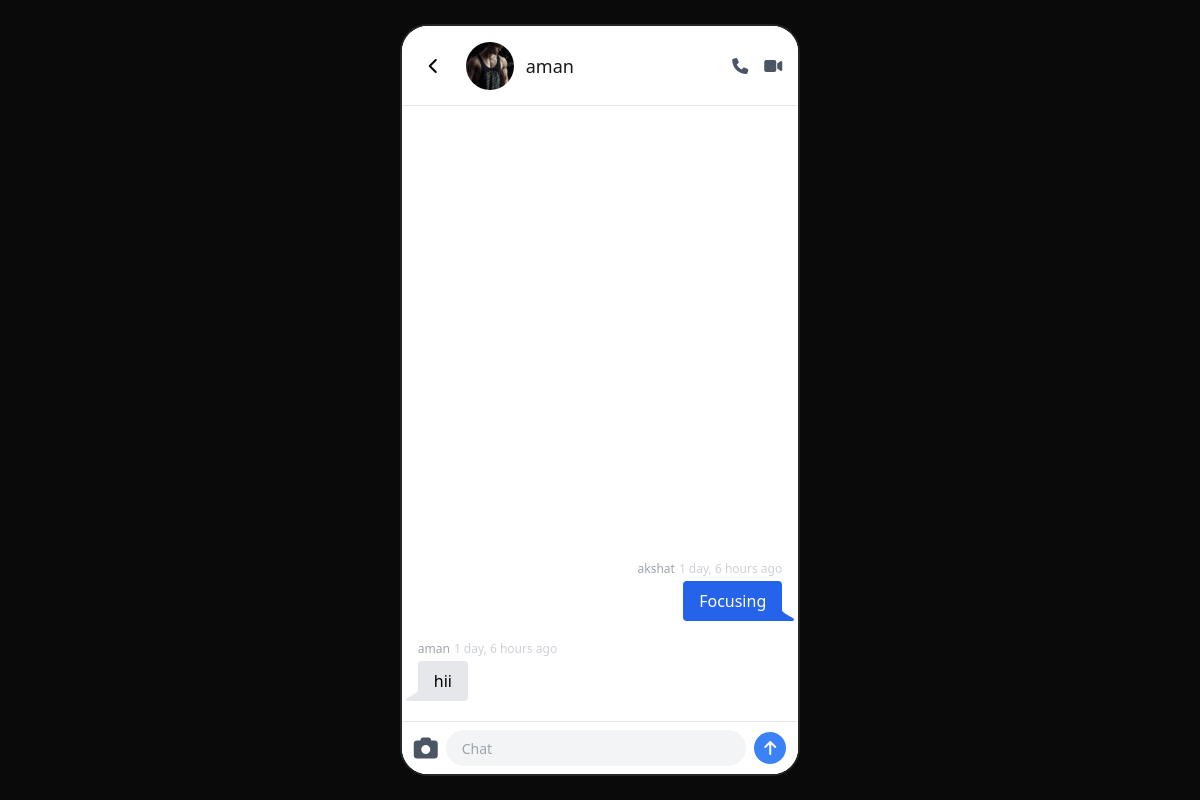
Before: /chat-details/4 (signed in) with the older database file.
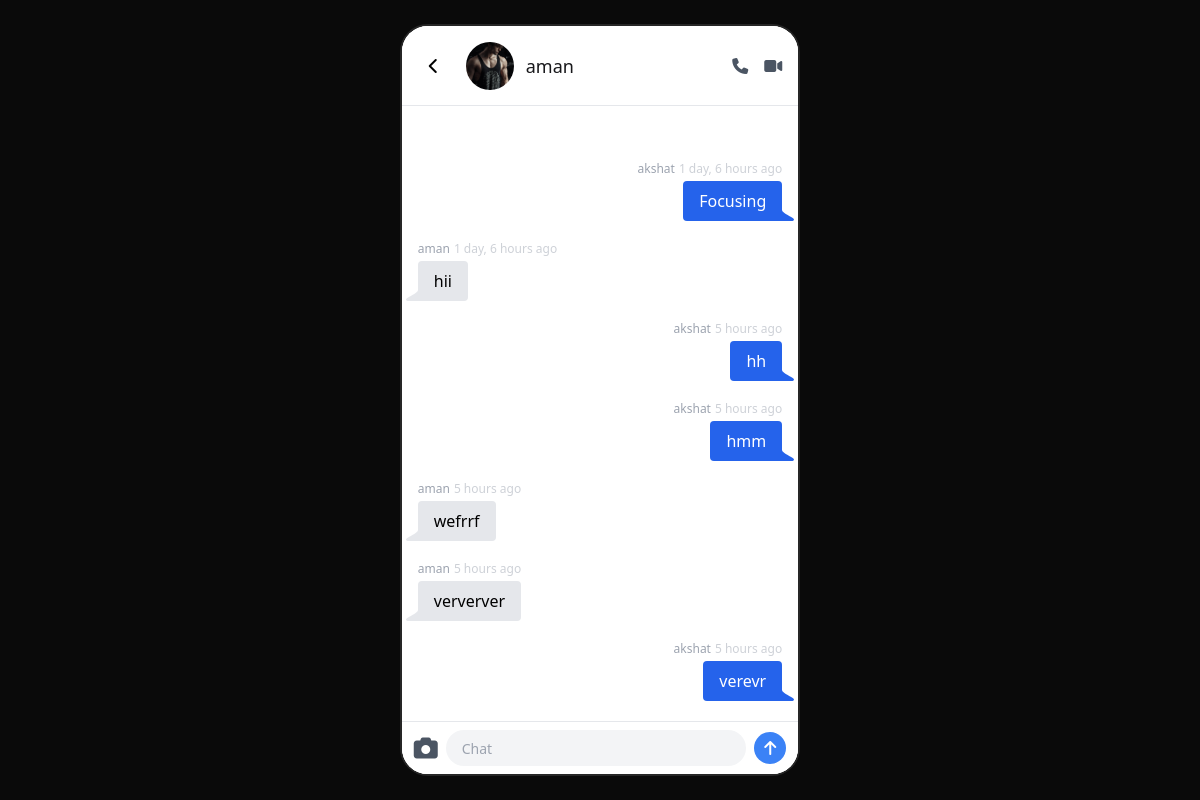
After: the same page with the newer database file.
### core/models.py (models this page shows, shortened)
class SnapUser(AbstractUser):
    avatar = models.ImageField(upload_to="avatar", default="snaps/default.jpg")
    latitude = models.FloatField(null=True, blank=True)
    longitude = models.FloatField(null=True, blank=True)

class Message(models.Model):
    chat = models.ForeignKey(to=Chat, on_delete=models.CASCADE, related_name="messages")
    sender = models.ForeignKey(
        to=get_user_model(), on_delete=models.CASCADE, related_name="sent_messages"
    )
    receiver = models.ForeignKey(
        to=get_user_model(), on_delete=models.CASCADE, related_name="recieved_messages"
    )
    is_system = models.BooleanField(default=False)
    text = models.TextField()
    created_at = models.DateTimeField(auto_now_add=True)
    image = models.ImageField(upload_to="snaps", null=True, blank=True)

### core/views.py (the view)
# urls.py: path("chat-details/<int:id>", chat_details_view, name="chat-details"),
@login_required
def chat_details_view(request, id):
    chat = get_object_or_404(Chat, pk=id)
    messages = chat.messages.all().order_by("created_at")
    update_streak(chat)
    friend = chat.user1
    if chat.user1 == request.user:
        friend = chat.user2
    if chat.mode == chat.Mode.ON_CLOSE:
        Message.objects.filter(chat=chat, receiver=request.user, sender=friend).delete()
    elif chat.mode == chat.Mode.AFTER_24HR:
        now = timezone.now()
        grace_period = now() - timezone.timedelta(days=1)
        messages = messages.filter(created_at__gte=grace_period)
    return render(
        request,
        "pages/chat-details.html",
        {
            "friend": friend,
            "messages": messages,
            "chat_id": id,
            "chat": chat,
        },
    )

### core/utils.py (called while the page is built)
def has_user_sent_snap_today(chat, user):
    today = timezone.now().date()
    return (
        chat.messages.filter(sender=user, created_at__date=today)
        .exclude(image="")
        .exclude(image=None)
        .exists()
    )

def update_streak(chat: Chat):
    now = timezone.now()
    user1_snap = has_user_sent_snap_today(chat, chat.user1)
    user2_snap = has_user_sent_snap_today(chat, chat.user2)
    print("User1:", chat.user1.username, user1_snap)
    print("User2:", chat.user2.username, user2_snap)
    print("Current streak:", chat.streak)
    if user1_snap and user2_snap:
        if chat.streak_updated_at.date() == now.date() and chat.streak > 0:
            return
        if is_continous_streak(chat.streak_updated_at, now):
            chat.streak += 1
        else:
            chat.streak = 1
        chat.streak_updated_at = now
        chat.save()
    else:
        days_passed = (now.date() - chat.streak_updated_at.date()).days
        if chat.streak > 0 and days_passed > 1:
            chat.streak = 0
            chat.save(update_fields=["streak"])

### core/templates/pages/chat-details.html (shortened to what this page needs)
{% extends 'base.html' %}
{% load humanize %}
{% block content %}
<div class="h-full flex flex-col bg-white">
  <div class="sticky top-0 z-20 h-20 bg-white border-b flex items-center px-4">
    <a
      href="{% url 'home' %}"
      class="size-8 flex items-center justify-center rounded-full hover:bg-neutral-100"
    >
      <i class="fa-solid fa-chevron-left text-black"></i>
    </a>
    <div class="flex items-center gap-3 ml-4">
      <img
        src="{{ friend.avatar.url }}"
        class="w-12 h-12 rounded-full object-cover"
        alt="{{ friend.username }}"
      />
      <span class="text-lg font-medium">{{ friend.username }}</span>
    </div>
    <div class="flex flex-row ml-auto gap-4 text-gray-600">
      <button type="button"><i class="fa-solid fa-phone"></i></button>
      <button type="button"><i class="fa-solid fa-video"></i></button>
    </div>
  </div>
  <main
    id="chat-messages"
    class="flex-1 overflow-y-auto px-4 py-4 left-0 [&::-webkit-scrollbar]:hidden [-ms-overflow-style:none] [scrollbar-width:none]"
  >
    <div id="messages-list" class="flex flex-col justify-end min-h-full space-y-3">
      {% for message in messages %}
        {% if message.sender == request.user %}
          <div class="chat chat-end flex flex-col items-end">
            <div class="chat-header text-xs text-gray-400 mb-1">
              {{ message.sender }}
              <time class="text-xs opacity-50">{{ message.created_at|naturaltime }}</time>
            </div>
            {% if message.text %}
              <div class="chat-bubble bg-blue-600 text-white">
                <p>{{ message.text }}</p>
              </div>
            {% endif %}
          </div>
        {% else %}
          <div class="chat chat-start flex flex-col items-start">
            <div class="chat-header text-xs text-gray-400 mb-1">
              {{ message.sender }}
              <time class="text-xs opacity-50">{{ message.created_at|naturaltime }}</time>
            </div>
            {% if message.text %}
              <div class="chat-bubble bg-gray-200 text-black">
                <p>{{ message.text }}</p>
              </div>
            {% endif %}
          </div>
        {% endif %}
      {% endfor %}
    </div>
  </main>
  <form
    id="chat-form"
    action="{% url 'send-message' friend.id %}"
    method="POST"
    enctype="multipart/form-data"
    class="sticky bottom-0 bg-white border-t border-gray-200 px-3 py-2 flex flex-col gap-2"
  >
    <div class="flex items-center gap-2">
      <button id="file-btn" type="button" class="text-2xl text-gray-600 hover:text-blue-500 transition-colors">
        <i class="fa-solid fa-camera"></i>
      </button>
      <input
        id="message-input"
        type="text"
        name="message"
        placeholder="Chat"
        autocomplete="off"
        class="flex-1 h-9 bg-gray-100 rounded-full px-4 outline-none text-sm focus:ring-1 focus:ring-blue-400"
      />
      <button type="submit" class="w-8 h-8 rounded-full bg-blue-500 text-white flex items-center justify-center hover:bg-blue-600">
        <i class="fa-solid fa-arrow-up"></i>
      </button>
    </div>
  </form>
</div>
{% endblock %}

### core/templates/base.html (shortened to what this page needs)
{% load static %}
<!DOCTYPE html>
<html lang="en">
<head>
    <script src="https://cdn.tailwindcss.com"></script>
 <link href="https://cdn.jsdelivr.net/npm/daisyui@5" rel="stylesheet" type="text/css" />
    <link
        rel="stylesheet"
        href="https://cdnjs.cloudflare.com/ajax/libs/font-awesome/6.7.2/css/all.min.css"
    >
</head>
<body class="h-full overflow-hidden font-sans">
    <div class="h-dvh overflow-hidden bg-white sm:bg-neutral-950 flex justify-center items-center sm:p-6">
        <div
            class="relative w-full h-full min-h-0 overflow-hidden bg-white sm:w-auto sm:h-[min(812px,calc(100dvh-3rem))] sm:aspect-[450/845] sm:border-[2px] sm:border-neutral-800 sm:rounded-[1.75rem]">
            <div class="relative w-full min-h-0 h-full overflow-y-auto overflow-x-hidden sm:rounded-[1.35rem]">
    {% block content %}
    {% endblock %}
</div>
        </div>
    </div>
</body>
</html>

### core/templates/base.html (style rules this page uses)
body { font-family: "Plus Jakarta Sans", sans-serif; }

Changed rows visible on the page:
added Message: sender "akshat", created_at "5 hours ago", text "hh"
added Message: sender "akshat", created_at "5 hours ago", text "hmm"
added Message: sender "aman", created_at "5 hours ago", text "wefrrf"
added Message: sender "aman", created_at "5 hours ago", text "ververver"
added Message: sender "akshat", created_at "5 hours ago", text "verevr"
